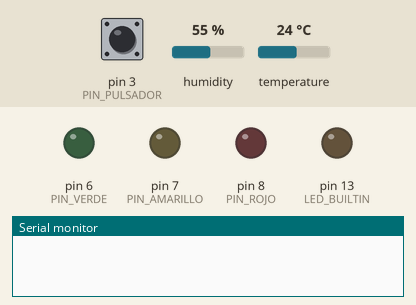
Simulated run of this sketch. Board: Arduino Uno, built with avr-gcc and run on an emulated ATmega328P. Shown: output pins drawn as LEDs (lit = HIGH), the last lines printed to the serial monitor. The inputs (shaded band) are chosen by the test bench; at power-on: pin 3 (PIN_PULSADOR) HIGH, humidity 55 %, temperature 24 °C.

Above: at 1.2 s.
1.3 s: pin 3 (PIN_PULSADOR) pulled LOW for 3.2 s
At 2.7 s:
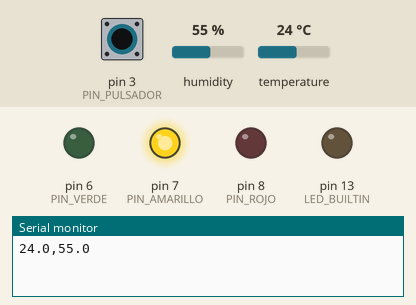
At 4.4 s:
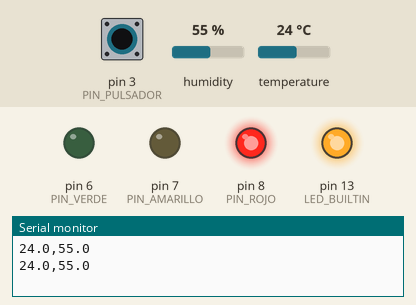
Timing chart, 0 to 6.0 s (numbered marks = the images above; inputs shaded):
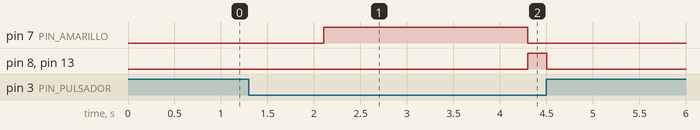

Measured:
- after the input at 1.3 s, pin 7 (PIN_AMARILLO): LOW → HIGH after 0.81 s, → LOW 2.2 s later; pin 8 (PIN_ROJO), pin 13 (LED_BUILTIN): LOW → HIGH after 3.0 s, → LOW 0.20 s later

The sketch:

SemaforoDHT22.ino
```cpp
#include <DHT.h>

const uint8_t PIN_DHT = 2;
const uint8_t PIN_PULSADOR = 3;
const uint8_t PIN_VERDE = 6;
const uint8_t PIN_AMARILLO = 7;
const uint8_t PIN_ROJO = 8;
const unsigned long INTERVALO_LECTURA_MS = 2100;
const unsigned long DURACION_MODO_MS = 3000;

enum Color { APAGADO, VERDE, AMARILLO, ROJO };

Color clasificar(float valor, float finVerde, float finAmarillo);

DHT sensor(PIN_DHT, DHT22);
float temperatura = NAN;
float humedad = NAN;
unsigned long ultimaLectura = 0;
unsigned long inicioPulsacion = 0;
bool pulsadorAnterior = false;

Color clasificar(float valor, float finVerde, float finAmarillo) {
  if (valor >= 10 && valor <= finVerde) {
    return VERDE;
  }
  if (valor >= finVerde + 1 && valor <= finAmarillo) {
    return AMARILLO;
  }
  if (valor > finAmarillo + 1) {
    return ROJO;
  }
  return APAGADO;
}

void setup() {
  Serial.begin(9600);
  sensor.begin();

  pinMode(PIN_PULSADOR, INPUT_PULLUP);
  pinMode(PIN_VERDE, OUTPUT);
  pinMode(PIN_AMARILLO, OUTPUT);
  pinMode(PIN_ROJO, OUTPUT);
  pinMode(LED_BUILTIN, OUTPUT);
}

void loop() {
  unsigned long ahora = millis();
  bool pulsado = digitalRead(PIN_PULSADOR) == LOW;

  if (pulsado && !pulsadorAnterior) {
    inicioPulsacion = ahora;
  }
  pulsadorAnterior = pulsado;

  if (ahora - ultimaLectura >= INTERVALO_LECTURA_MS) {
    ultimaLectura = ahora;
    temperatura = sensor.readTemperature();
    humedad = sensor.readHumidity();

    if (!isnan(temperatura) && !isnan(humedad)) {
      Serial.print(temperatura, 1);
      Serial.print(',');
      Serial.println(humedad, 1);
    }
  }

  Color color = APAGADO;
  bool modoHumedad = false;

  if (pulsado) {
    modoHumedad = (ahora - inicioPulsacion) / DURACION_MODO_MS % 2 == 1;
    color = modoHumedad ? clasificar(humedad, 30, 50) : clasificar(temperatura, 20, 30);
  }

  digitalWrite(PIN_VERDE, color == VERDE);
  digitalWrite(PIN_AMARILLO, color == AMARILLO);
  digitalWrite(PIN_ROJO, color == ROJO);
  digitalWrite(LED_BUILTIN, modoHumedad);
}
```
